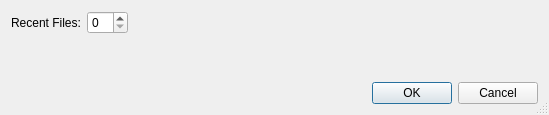
<?xml version="1.0" encoding="UTF-8"?>
<ui version="4.0">
 <class>PreferencesDialogBA</class>
 <widget class="QDialog" name="PreferencesDialogBA">
  <property name="geometry">
   <rect>
    <x>0</x>
    <y>0</y>
    <width>549</width>
    <height>115</height>
   </rect>
  </property>
  <property name="windowTitle">
   <string>Preferences</string>
  </property>
  <property name="sizeGripEnabled">
   <bool>true</bool>
  </property>
  <property name="modal">
   <bool>true</bool>
  </property>
  <layout class="QGridLayout" name="gridLayout_2">
   <item row="0" column="0">
    <layout class="QGridLayout" name="gridLayout">
     <item row="0" column="0">
      <widget class="QLabel" name="recentFilesLabel">
       <property name="text">
        <string>Recent Files:</string>
       </property>
      </widget>
     </item>
     <item row="0" column="1">
      <widget class="QSpinBox" name="recentFilesSpinBox"/>
     </item>
     <item row="0" column="2">
      <spacer name="horizontalSpacer">
       <property name="orientation">
        <enum>Qt::Horizontal</enum>
       </property>
       <property name="sizeHint" stdset="0">
        <size>
         <width>40</width>
         <height>20</height>
        </size>
       </property>
      </spacer>
     </item>
    </layout>
   </item>
   <item row="2" column="0">
    <widget class="QDialogButtonBox" name="buttonBox">
     <property name="orientation">
      <enum>Qt::Horizontal</enum>
     </property>
     <property name="standardButtons">
      <set>QDialogButtonBox::Cancel|QDialogButtonBox::Ok</set>
     </property>
    </widget>
   </item>
   <item row="1" column="0">
    <spacer name="verticalSpacer">
     <property name="orientation">
      <enum>Qt::Vertical</enum>
     </property>
     <property name="sizeHint" stdset="0">
      <size>
       <width>20</width>
       <height>40</height>
      </size>
     </property>
    </spacer>
   </item>
  </layout>
 </widget>
 <resources/>
 <connections>
  <connection>
   <sender>buttonBox</sender>
   <signal>accepted()</signal>
   <receiver>PreferencesDialogBA</receiver>
   <slot>accept()</slot>
   <hints>
    <hint type="sourcelabel">
     <x>248</x>
     <y>254</y>
    </hint>
    <hint type="destinationlabel">
     <x>157</x>
     <y>274</y>
    </hint>
   </hints>
  </connection>
  <connection>
   <sender>buttonBox</sender>
   <signal>rejected()</signal>
   <receiver>PreferencesDialogBA</receiver>
   <slot>reject()</slot>
   <hints>
    <hint type="sourcelabel">
     <x>316</x>
     <y>260</y>
    </hint>
    <hint type="destinationlabel">
     <x>286</x>
     <y>274</y>
    </hint>
   </hints>
  </connection>
 </connections>
 <slots>
  <slot>chooseEditorFont()</slot>
  <slot>chooseMatchFont()</slot>
 </slots>
</ui>
